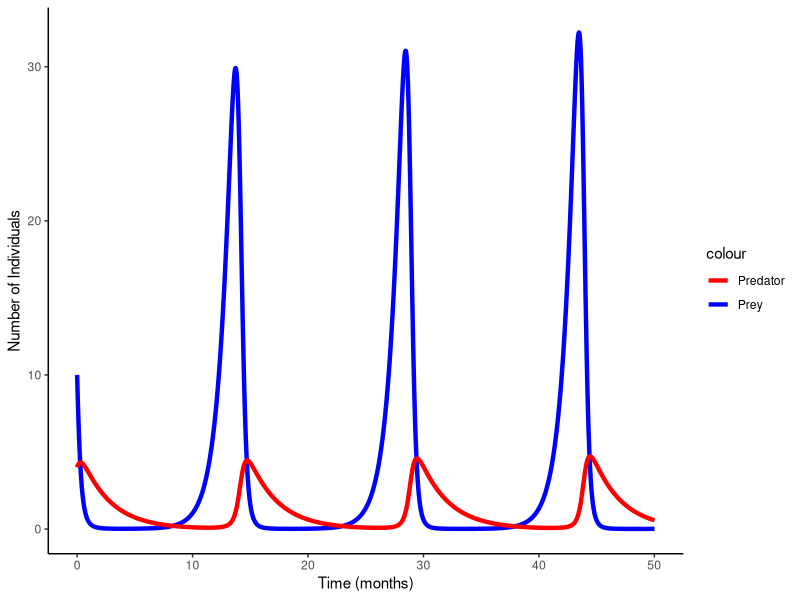
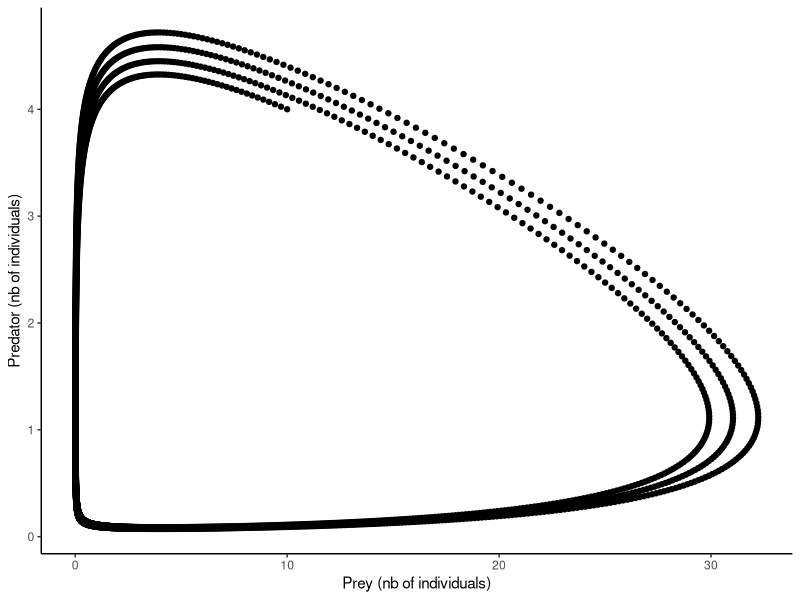
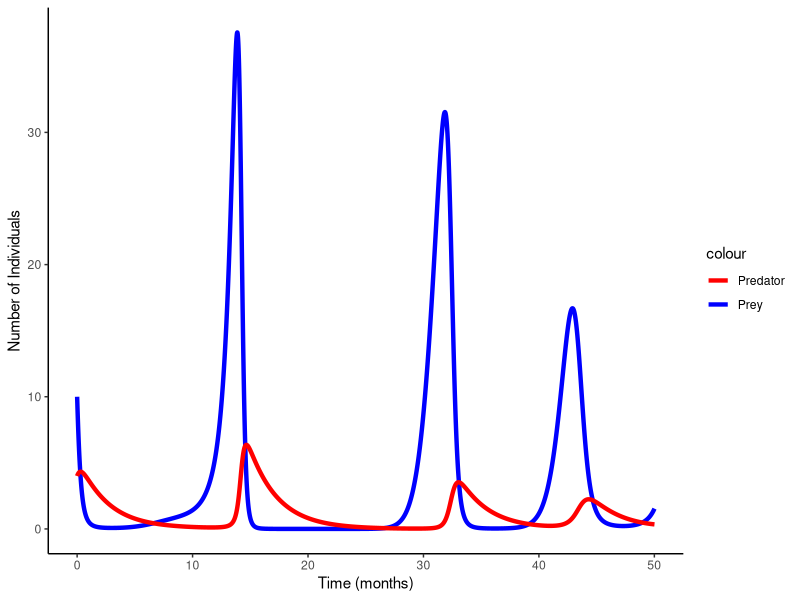

Generate these figures, in order, with R:
## ---- chunk 1
rm(list=ls()) #to clear all the environment

X_init<- 10     #starting value for x
Y_init<- 4     #starting value for y
## ---- chunk 2
tend<-50    #how long the simulation is going to run for
delta_t<-0.01    #the size of the time step, as we will be moving through time with discrete steps

# Model coefficients
a<-1.1 #prey
b<-0.4 #prey
c<-0.1 #predator
h<-0.4 #predator
## ---- chunk 3
X<-c(X_init)    #we will append to this vector, it is going to be filled up with the successive levels of X, during all the time of the simulation
Y<-c(Y_init)    #idem with Y

t<-c(0)   #this vector will be filled up with all the time steps
## ---- chunk 4
while (t[length(t)]<tend) 
{
  current_X<-X[length(X)]   #we define current_X as the most recent value of X
  current_Y<-Y[length(Y)]    #idem for Y
  current_t<-t[length(t)]
  
  delta_X<-(a*current_X-current_X*current_Y)*delta_t
  next_X<-current_X+delta_X
  
  delta_Y<-(c*current_X*current_Y-h*current_Y)*delta_t
  next_Y<-current_Y+delta_Y
  
  next_t<-current_t+delta_t
  
  #We append the successive values to the vectors
  X<-append(X,next_X)
  Y<-append(Y,next_Y)
  t<-append(t,next_t)

}
## ---- chunk 5
library(ggplot2)

LV <- data.frame(time = t, prey = X, predator = Y)

ggplot(LV, aes(x = time)) +
  geom_line(aes(y = prey, color = "Prey"), size = 1.5) +
  geom_line(aes(y = predator, color = "Predator"), size = 1.5) +
  labs(x = "Time (months)", y = "Number of Individuals") +
  scale_color_manual(values = c(Prey = "blue", Predator = "red")) +
  theme_classic()
## ---- chunk 6
ggplot(LV, aes(x = prey, y = predator)) +
  geom_point() +
  labs(x = "Prey (nb of individuals)", y = "Predator (nb of individuals)") +
  theme_classic()
## ---- chunk 7
rm(list=ls())

####DEFINING THE COEFFICIENTS AND VARIABLES####
X_init<-10
Y_init<-4
tend<-50
delta_t<-0.01


####DEFINING THE VECTORS####
X<-c(X_init)   
Y<-c(Y_init)

t<-c(0)   #this vector will be filled up with all the time steps

###coefficients of the model
#function to describe the variation of a among time
a_seasonal_variation <- function(t) {
  amplitude <- 0.6  #amplitude of the seaonal variation
  period <- 12      #seasonal period
  mean <- 1.1     #mean value of the growth rate
  return(mean + amplitude * sin(2 * pi * t / period))
}

b<-0.4
c<-0.1
h<-0.4

####SIMULATION####

while (t[length(t)]<tend) 
{
  current_X<-X[length(X)]   #we define current_X as the most recent value of X
  current_Y<-Y[length(Y)]    #idem for Y
  current_t<-t[length(t)]
  
  delta_X<-(a_seasonal_variation(current_t)*current_X-current_X*current_Y)*delta_t
  next_X<-current_X+delta_X
  
  delta_Y<-(c*current_X*current_Y-h*current_Y)*delta_t
  next_Y<-current_Y+delta_Y
  
  next_t<-current_t+delta_t
  
  #We append the successive values to the vectors
  X<-append(X,next_X)
  Y<-append(Y,next_Y)
  t<-append(t,next_t)
  
}

####PLOTTING#####

library(ggplot2)

LV_exercice <- data.frame(time = t, prey = X, predator = Y)

ggplot(LV_exercice, aes(x = time)) +
  geom_line(aes(y = prey, color = "Prey"), size = 1.5) +
  geom_line(aes(y = predator, color = "Predator"), size = 1.5) +
  labs(x = "Time (months)", y = "Number of Individuals") +
  scale_color_manual(values = c(Prey = "blue", Predator = "red")) +
  theme_classic()
